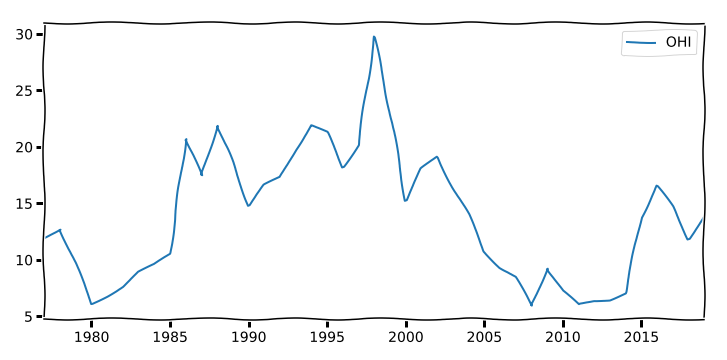

Python code for this plot:
import pandas as pd
import matplotlib.pyplot as plt

df = pd.read_csv('data.csv')

# House Price per square foot
df['pxHousePerSqFt'] = df.medPrice / df.medSqFt

# Gallons of Oil per Barrel
bVol = 42.0

# Need 7.48 gallons of oil to raise 1SqFt by 1Ft
galPerCuFt = 7.48 

# Cubic feet per barrel
cuFtPerBar = bVol / galPerCuFt

# Oil Price per cubic foot
df['pxOilPerCuFt'] = df.wtisplc / cuFtPerBar

# Oily House Index = House (sqFt) over Oil (cuFt)
df['OHI'] = df.pxHousePerSqFt / df.pxOilPerCuFt

# Forcing higher house price to match XKCD
#df['OHI'] = (df.pxHousePerSqFt * 1.2) / df.pxOilPerCuFt

with plt.xkcd():
    df.plot(x='year', y='OHI')
    #plt.savefig('ohi.pdf')
